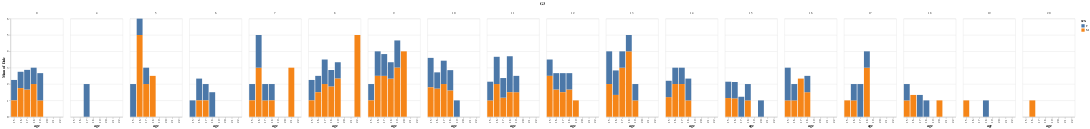

The cell this chart's notebook holds for it:
### Code cell
alt.Chart(feature_df).mark_bar().encode(
    x='age:O',
    y='mean(Dalc):Q',
    color='sex:N',
    column='G3:N'
)

### Figure 1 — Vega-Lite specification as saved in the notebook (floating-point values rounded to 4 significant figures; data arrays with more than 128 entries replaced by an {"elided": "..."} marker saying what was removed)
{"config": {"view": {"continuousWidth": 400, "continuousHeight": 300}}, "data": {"name": "data-d8feaaffac6befa6af4c2d4ec7f69f2f"}, "mark": "bar", "encoding": {"color": {"type": "nominal", "field": "sex"}, "column": {"type": "nominal", "field": "G3"}, "x": {"type": "ordinal", "field": "age"}, "y": {"type": "quantitative", "aggregate": "mean", "field": "Dalc"}}, "$schema": "https://vega.github.io/schema/vega-lite/v4.8.1.json", "datasets": {"data-d8feaaffac6befa6af4c2d4ec7f69f2f": {"elided": "395 records"}}}
